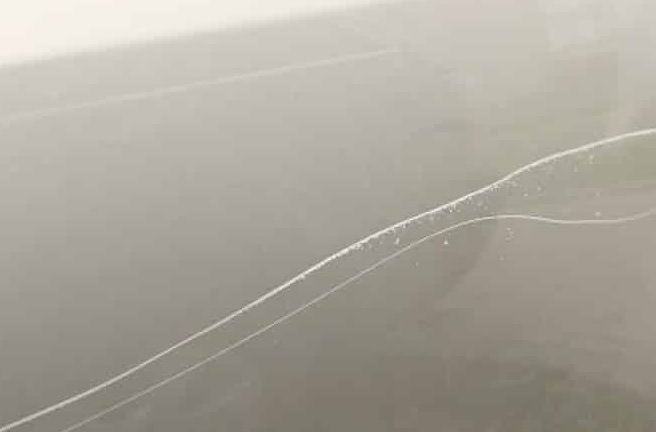
#> input picture plomo.jpg, 656 x 432 px
$ python carDefects.py
#> lines starting #> are read from the running program, lines starting #| are printed output that depends on the picture; after the words box and inside, x2 and y2 are one past the last pixel; in counts of white or black regions, pixels touching at a corner belong together
# Importando librerias
import numpy as np
import cv2

# Lectura de la imagen
img = cv2.imread('plomo.jpg')
#> img is the input picture: shape (432, 656, 3); mean B, G, R 155.7, 166, 170.5

# Conversión a grises
gray = cv2.cvtColor(img, cv2.COLOR_BGR2GRAY)

#Inversion de imagen
inverted_image = np.invert(gray)
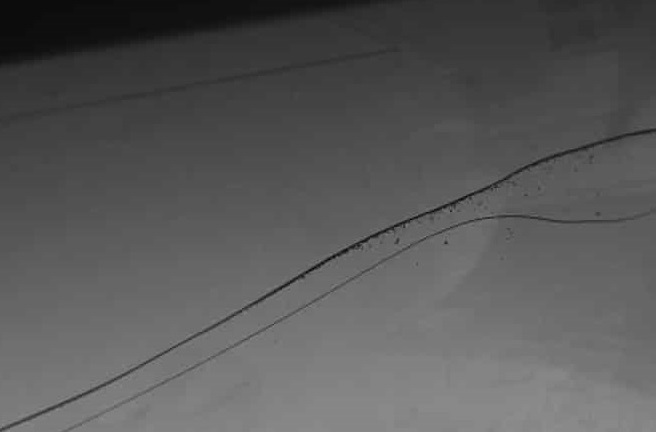
#> inverted_image: shape (432, 656); min 4, max 145, mean 88.9

# Processamiento de imagen ( smoothing )
# Averaging
blur = cv2.blur(inverted_image,(3,3))

# Apply logarithmic transform
img_log = (np.log(blur+1)/(np.log(1+np.max(blur))))*255
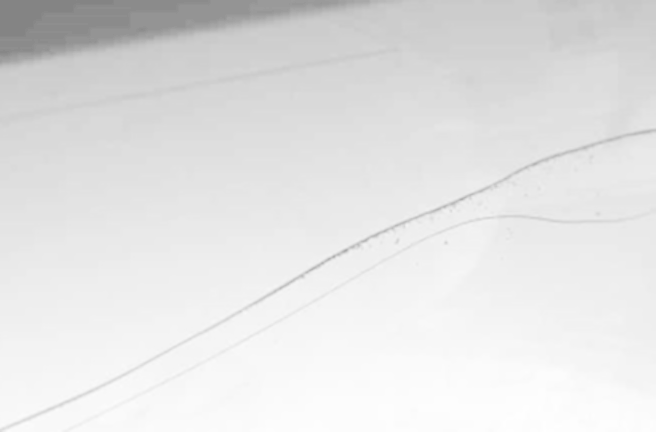
#> img_log: shape (432, 656) float16; min 132, max 255, mean 227.5

# Specify the data type
img_log = np.array(img_log,dtype=np.uint8)

# Image smoothing: bilateral filter
bilateral = cv2.bilateralFilter(img_log, 5, 75, 75)

# Canny Edge Detection
edges = cv2.Canny(bilateral,30,70)
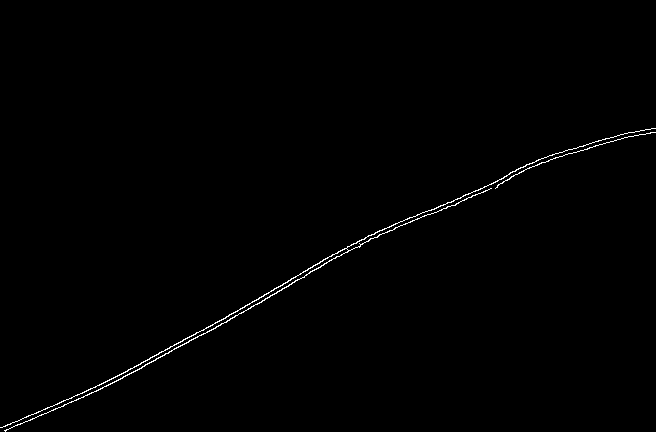
#> edges: shape (432, 656); 0.6% white in thin lines or dots, all inside (x1, y1, x2, y2) = (0, 128, 656, 432)

# Morphological Closing Operator
kernel = np.ones((5,5),np.uint8)
closing = cv2.morphologyEx(edges, cv2.MORPH_CLOSE, kernel)
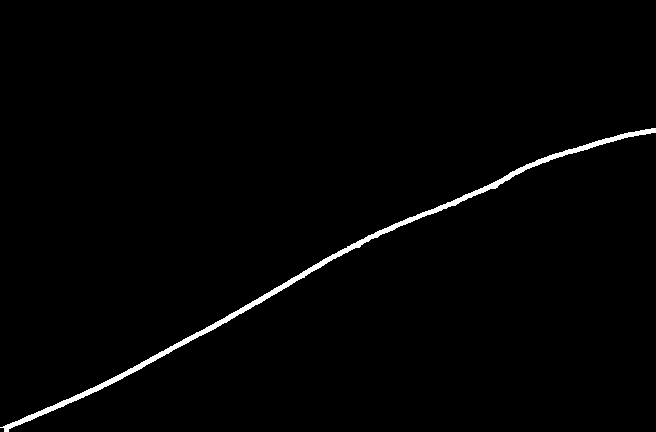
#> closing: shape (432, 656); 1.3% white; 1 white region, box (x1, y1, x2, y2) and area: (0, 128, 656, 432) 3680

# Create feature detecting method
#sift = cv2.xfeatures2d.SIFT_create()
#surf = cv2.xfeatures2d.SURF_create()
orb = cv2.ORB_create(nfeatures=1500)

#from google.colab.patches import cv2_imshow
#cv2_imshow(closing)

# Make featured Image
keypoints, descriptors = orb.detectAndCompute(closing, None)
#> keypoints = 409 keypoints; strongest (x, y, size): (495, 188, 31), (361, 245, 31), (499, 185, 31), (497, 187, 31)
featuredImg = cv2.drawKeypoints(closing, keypoints, None)
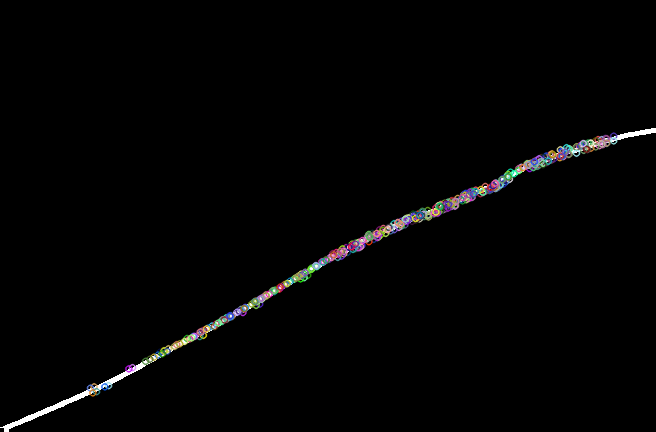
#> featuredImg: shape (432, 656, 3); mean of channels 0, 1, 2 3.4, 3.4, 3.4; drawn as B, G, R

# Resultante
cv2.imshow('ORIGINAL', img)
cv2.imshow('DEFECTO', closing)
cv2.imshow('FEATURE', featuredImg)
cv2.waitKey()
